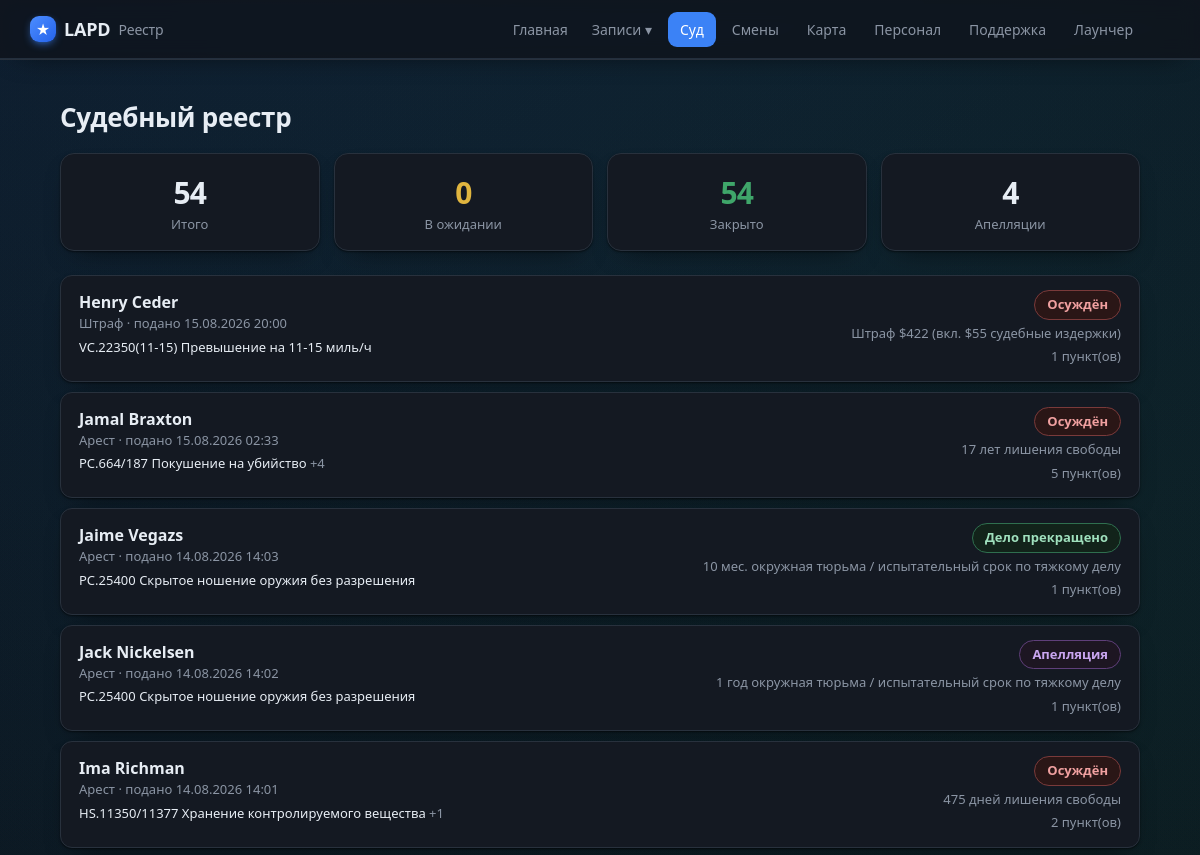
The page /court (upper part) on the database as committed earlier.
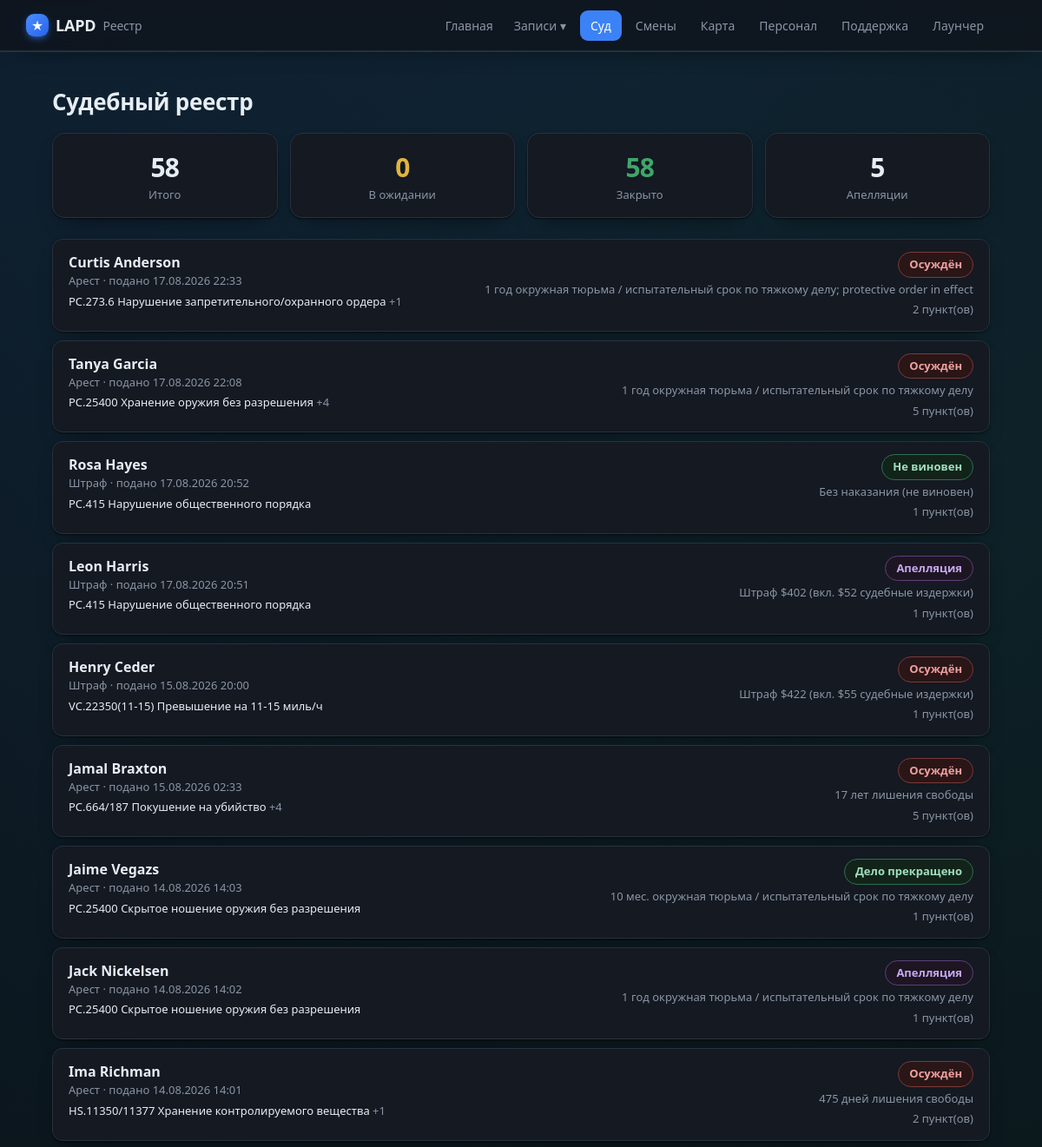
The same page on the database as committed later.
### tables this page shows
CREATE TABLE court_cases (
                id INTEGER PRIMARY KEY AUTOINCREMENT,
                external_id TEXT UNIQUE,
                subject_name TEXT,
                source TEXT,
                filed_at TEXT,
                status INTEGER,
                outcome INTEGER,
                sentence TEXT,
                notes TEXT,
                judge TEXT, prosecutor TEXT, defense TEXT, courtroom TEXT, plea TEXT,
                appeal_filed INTEGER DEFAULT 0,
                charges TEXT, timeline TEXT,
                synced_at TEXT
            );

### app/main.py (the view)
@app.route("/court")
def court():
    return render_template("court.html", cases=db.list_court_cases(200), summary=db.court_summary())

### app/db.py (called while the page is built)
def fmt_dt(iso):
    try:
        dt = datetime.datetime.fromisoformat(iso)
        return dt.strftime("%d.%m.%Y %H:%M")
    except Exception:
        return iso or "—"

@contextmanager
def get_conn():
    conn = sqlite3.connect(config.DB_PATH)
    conn.row_factory = sqlite3.Row
    try:
        yield conn
        conn.commit()
    finally:
        conn.close()

def _jsonlist(val):
    if not val:
        return []
    try:
        return json.loads(val)
    except Exception:
        return [x.strip() for x in str(val).split(",") if x.strip()]

def _replace_mojibake_pairs(s):
    for bad, good in sorted(_MOJI_TO_CYR.items(), key=lambda x: len(x[0]), reverse=True):
        s = s.replace(bad, good)
    return s

def _fix_rooms(s):
    return re.sub(r"(\d)([А-Я])", lambda m: m.group(1) + _CYR2LAT.get(m.group(2), m.group(2)), s)

def _cp1251_bytes(s):
    out = bytearray()
    for ch in s:
        try:
            out += ch.encode("cp1251")
        except UnicodeEncodeError:
            code = ord(ch)
            if code < 256:
                out.append(code)
            else:
                raise
    return bytes(out)

### app/templates/court.html (shortened to what this page needs)
{% extends "base.html" %}
{% block content %}
<h1>Судебный реестр</h1>
<section class="stats court-stats">
  <div class="stat"><div class="num">{{ summary.total }}</div><div class="lbl">Итого</div></div>
  <div class="stat"><div class="num" style="color:#e0b53f">{{ summary.pending }}</div><div class="lbl">В ожидании</div></div>
  <div class="stat"><div class="num" style="color:#3fa66a">{{ summary.closed }}</div><div class="lbl">Закрыто</div></div>
  <div class="stat"><div class="num">{{ summary.appeals }}</div><div class="lbl">Апелляции</div></div>
</section>
{% if cases %}
<div class="court-list">
  {% for c in cases %}
  <a class="court-row" href="{{ url_for('court_case_view', cid=c.id) }}">
    <div class="court-main">
      <div class="court-name">{{ c.subject_name }}</div>
      <div class="muted small">{{ c.source or '—' }} · подано {{ c.filed_fmt }}</div>
      <div class="court-charge">
        {% if c.charges %}
          {{ c.charges[0].ChargeCode }} {{ c.charges[0].Description }}
          {% if c.charges|length > 1 %}<span class="muted">+{{ c.charges|length - 1 }}</span>{% endif %}
        {% endif %}
      </div>
    </div>
    <div class="court-verdict">
      <span class="tag {{ c.label_cls }} big">{{ c.label }}</span>
      {% if c.sentence %}<div class="muted small">{{ c.sentence }}</div>{% endif %}
      <div class="muted small">{{ c.charges|length }} пункт(ов)</div>
    </div>
  </a>
  {% endfor %}
</div>
{% else %}
  <p class="empty">Судебных дел пока нет<span class="empty-sub">Появятся после синхронизации с игрой (pdComp).</span></p>
{% endif %}
{% endblock %}

Rows that differ between the two databases and show on the page:
added court_cases: subject_name "Curtis Anderson", source "Арест", filed_fmt "17.08.2026 22:33", charges "PC.273.6", charges "Нарушение запретительного/охранного ордера", charges|length "1", label "Осуждён", sentence "1 год окружная тюрьма / испытательный срок по тяжкому делу; protective order in effect", charges|length "2"
added court_cases: subject_name "Tanya Garcia", source "Арест", filed_fmt "17.08.2026 22:08", charges "PC.25400", charges "Хранение оружия без разрешения", charges|length "4", label "Осуждён", sentence "1 год окружная тюрьма / испытательный срок по тяжкому делу", charges|length "5"
added court_cases: subject_name "Rosa Hayes", source "Штраф", filed_fmt "17.08.2026 20:52", charges "PC.415", charges "Нарушение общественного порядка", label "Не виновен", sentence "Без наказания (не виновен)", charges|length "1"
added court_cases: subject_name "Leon Harris", source "Штраф", filed_fmt "17.08.2026 20:51", charges "PC.415", charges "Нарушение общественного порядка", label "Апелляция", sentence "Штраф $402 (вкл. $52 судебные издержки)", charges|length "1"
Other text that changed with them:
{{ summary.total }}: "54" → "58"
{{ summary.closed }}: "54" → "58"
{{ summary.appeals }}: "4" → "5"
